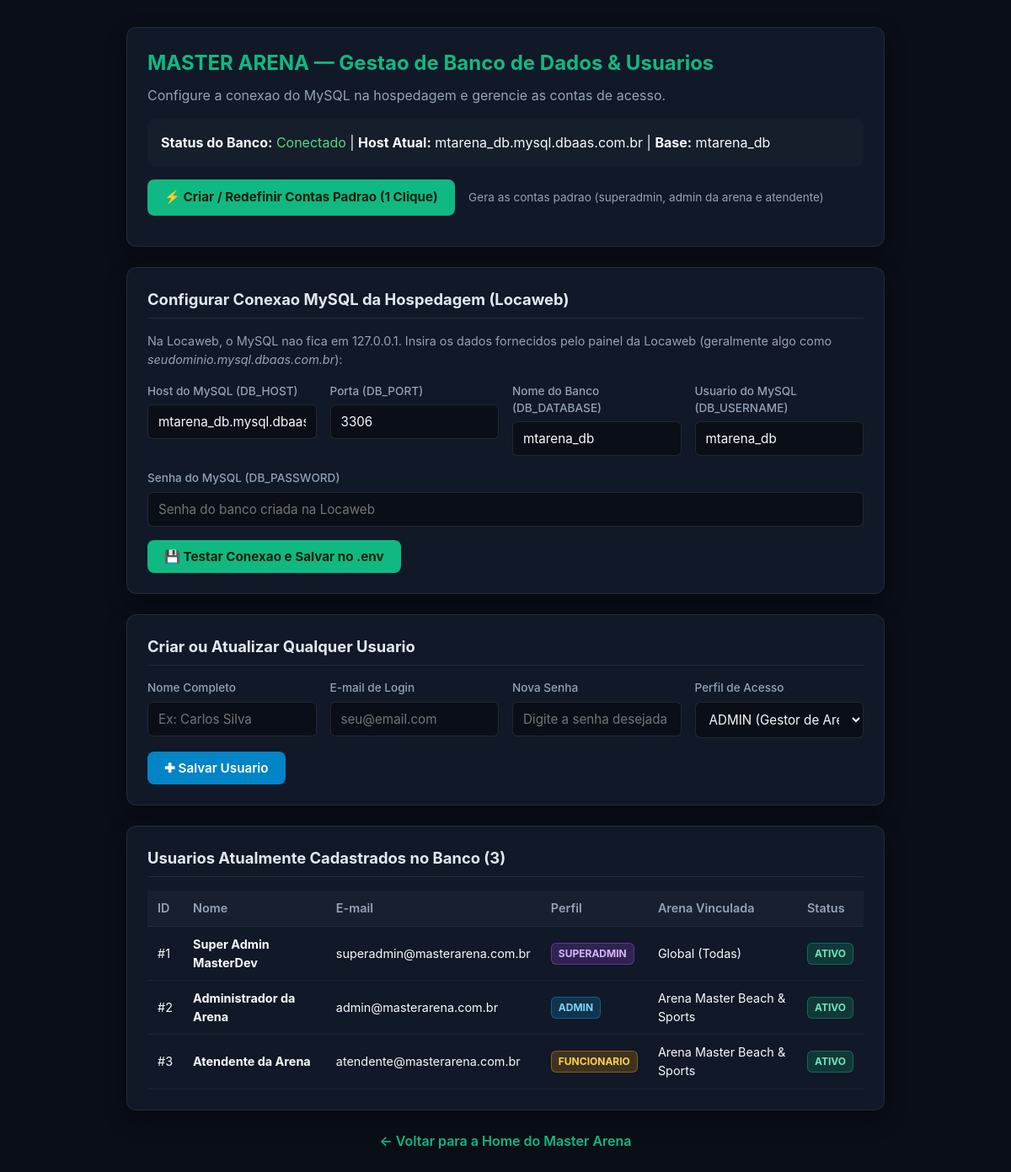
/create_users.php, run on the app's committed database.
### tables this page shows
CREATE TABLE `usuarios` (
  `id` bigint(20) unsigned NOT NULL AUTO_INCREMENT,
  `arena_id` bigint(20) unsigned DEFAULT NULL,
  `nome` varchar(150) NOT NULL,
  `email` varchar(150) NOT NULL,
  `senha_hash` varchar(255) NOT NULL,
  `telefone` varchar(25) DEFAULT NULL,
  `perfil` enum('SUPERADMIN','ADMIN','FUNCIONARIO') NOT NULL DEFAULT 'FUNCIONARIO',
  `status` enum('ATIVO','INATIVO','BLOQUEADO') NOT NULL DEFAULT 'ATIVO',
  `ultimo_login` datetime DEFAULT NULL,
  `created_at` timestamp NOT NULL DEFAULT current_timestamp(),
  `updated_at` timestamp NOT NULL DEFAULT current_timestamp() ON UPDATE current_timestamp(),
  PRIMARY KEY (`id`),
  UNIQUE KEY `email` (`email`),
  KEY `idx_usuarios_email` (`email`),
  KEY `idx_usuarios_arena_perfil` (`arena_id`,`perfil`),
  KEY `idx_usuarios_status` (`status`),
  CONSTRAINT `fk_usuarios_arena` FOREIGN KEY (`arena_id`) REFERENCES `arenas` (`id`) ON DELETE CASCADE
);

CREATE TABLE `arenas` (
  `id` bigint(20) unsigned NOT NULL AUTO_INCREMENT,
  `slug` varchar(100) NOT NULL,
  `nome_arena` varchar(150) NOT NULL,
  `nome_fantasia` varchar(150) DEFAULT NULL,
  `cnpj` varchar(20) DEFAULT NULL,
  `telefone` varchar(25) DEFAULT NULL,
  `whatsapp` varchar(25) NOT NULL,
  `email` varchar(150) DEFAULT NULL,
  `endereco` varchar(255) DEFAULT NULL,
  `numero` varchar(20) DEFAULT NULL,
  `bairro` varchar(100) DEFAULT NULL,
  `cidade` varchar(100) DEFAULT NULL,
  `estado` varchar(2) DEFAULT NULL,
  `cep` varchar(15) DEFAULT NULL,
  `logo` varchar(255) DEFAULT NULL,
  `instagram` varchar(150) DEFAULT NULL,
  `facebook` varchar(150) DEFAULT NULL,
  `site` varchar(255) DEFAULT NULL,
  `google_maps_url` text DEFAULT NULL,
  `descricao` text DEFAULT NULL,
  `status` enum('ATIVO','BLOQUEADO','INATIVO') NOT NULL DEFAULT 'ATIVO',
  `created_at` timestamp NOT NULL DEFAULT current_timestamp(),
  `updated_at` timestamp NOT NULL DEFAULT current_timestamp() ON UPDATE current_timestamp(),
  PRIMARY KEY (`id`),
  UNIQUE KEY `slug` (`slug`),
  KEY `idx_arenas_slug` (`slug`),
  KEY `idx_arenas_status` (`status`)
);

### public/create_users.php (called while the page is built)
<?php
require_once __DIR__ . '/../database/create_users.php';

### database/create_users.php (the view, shortened to what this page needs)
<?php
$error = null;
$dbConnected = false;
$pdo = null;
try {
    $pdo = Connection::getInstance();
    $dbConnected = true;
} catch (Throwable $e) {
    if (!$error) {
        $error = "Falha ao conectar no banco de dados: " . $e->getMessage();
    }
}
$usersList = [];
$tablesExist = false;
if ($dbConnected) {
    try {
        $tables = $pdo->query("SHOW TABLES LIKE 'usuarios'")->fetchAll();
        $tablesExist = count($tables) > 0;
        if ($tablesExist) {
            $stmt = $pdo->query("SELECT u.id, u.nome, u.email, u.senha_hash, u.perfil, u.status, u.arena_id, a.nome_arena
                FROM `usuarios` u
                LEFT JOIN `arenas` a ON u.arena_id = a.id
                ORDER BY u.id ASC");
            $usersList = $stmt->fetchAll() ?: [];
        }
    } catch (Throwable $e) {
    }
}
$curHost = getenv('DB_HOST') ?: '127.0.0.1';
$curPort = getenv('DB_PORT') ?: '3306';
$curDb   = getenv('DB_DATABASE') ?: 'masterarena';
$curUser = getenv('DB_USERNAME') ?: 'root';
?>
<!DOCTYPE html>
<html lang="pt-BR">
<head>
</head>
<body>
    <div class="container">
        <div class="card">
            <h1>MASTER ARENA — Gestao de Banco de Dados & Usuarios</h1>
            <p style="color: #94a3b8; margin-bottom: 16px;">Configure a conexao do MySQL na hospedagem e gerencie as contas de acesso.</p>
            <div style="background: rgba(255,255,255,0.02); padding: 16px; border-radius: 8px; margin-bottom: 16px;">
                <p>
                    <strong>Status do Banco:</strong>
                    <?= $dbConnected ? '<span style="color:#4ade80;">Conectado</span>' : '<span style="color:#f87171;">Desconectado (Connection refused)</span>' ?>
                    | <strong>Host Atual:</strong> <code><?= htmlspecialchars($curHost) ?></code>
                    | <strong>Base:</strong> <code><?= htmlspecialchars($curDb) ?></code>
                </p>
            </div>
            <?php if ($dbConnected && $tablesExist): ?>
                <div style="margin-bottom: 12px;">
                    <a href="?action=seed_defaults" class="btn btn-green">
                        &#9889; Criar / Redefinir Contas Padrao (1 Clique)
                    </a>
                    <span style="font-size: 0.85rem; color: #94a3b8; margin-left: 12px;">
                        Gera as contas padrao (superadmin, admin da arena e atendente)
                    </span>
                </div>
            <?php endif; ?>
        </div>
        <div class="card">
            <h2>Configurar Conexao MySQL da Hospedagem (Locaweb)</h2>
            <p style="color: #94a3b8; font-size: 0.9rem; margin-bottom: 16px;">
                Na Locaweb, o MySQL nao fica em 127.0.0.1. Insira os dados fornecidos pelo painel da Locaweb (geralmente algo como <em>seudominio.mysql.dbaas.com.br</em>):
            </p>
            <form method="POST">
                <div class="form-grid">
                    <div class="form-group">
                        <label>Host do MySQL (DB_HOST)</label>
                        <input type="text" name="db_host" value="<?= htmlspecialchars($curHost) ?>" placeholder="Ex: masterarena.mysql.dbaas.com.br" required>
                    </div>
                    <div class="form-group">
                        <label>Porta (DB_PORT)</label>
                        <input type="text" name="db_port" value="<?= htmlspecialchars($curPort) ?>" placeholder="3306" required>
                    </div>
                    <div class="form-group">
                        <label>Nome do Banco (DB_DATABASE)</label>
                        <input type="text" name="db_database" value="<?= htmlspecialchars($curDb) ?>" placeholder="Ex: masterarenaespor2" required>
                    </div>
                    <div class="form-group">
                        <label>Usuario do MySQL (DB_USERNAME)</label>
                        <input type="text" name="db_username" value="<?= htmlspecialchars($curUser) ?>" placeholder="Ex: masterarenaespor2" required>
                    </div>
                    <div class="form-group" style="grid-column: 1 / -1;">
                        <label>Senha do MySQL (DB_PASSWORD)</label>
                        <input type="password" name="db_password" placeholder="Senha do banco criada na Locaweb" required>
                    </div>
                </div>
                <button type="submit" name="btn_save_db_config" class="btn btn-green">&#128190; Testar Conexao e Salvar no .env</button>
            </form>
        </div>
        <?php if ($dbConnected && $tablesExist): ?>
            <div class="card">
                <h2>Criar ou Atualizar Qualquer Usuario</h2>
                <form method="POST">
                    <div class="form-grid">
                        <div class="form-group">
                            <label>Nome Completo</label>
                            <input type="text" name="nome" placeholder="Ex: Carlos Silva" required>
                        </div>
                        <div class="form-group">
                            <label>E-mail de Login</label>
                            <input type="email" name="email" placeholder="seu@email.com" required>
                        </div>
                        <div class="form-group">
                            <label>Nova Senha</label>
                            <input type="text" name="senha" placeholder="Digite a senha desejada" required>
                        </div>
                        <div class="form-group">
                            <label>Perfil de Acesso</label>
                            <select name="perfil">
                                <option value="ADMIN">ADMIN (Gestor de Arena)</option>
                            </select>
                        </div>
                    </div>
                    <button type="submit" name="btn_create_user" class="btn btn-blue">&#10010; Salvar Usuario</button>
                </form>
            </div>
            <div class="card">
                <h2>Usuarios Atualmente Cadastrados no Banco (<?= count($usersList) ?>)</h2>
                <?php if (empty($usersList)): ?>
                    <p style="color: #f87171; padding: 12px 0;">Nenhum usuario encontrado no banco. Clique no botao verde acima para gerar as contas padrao.</p>
                <?php else: ?>
                    <table>
                        <thead>
                            <tr>
                                <th>ID</th>
                                <th>Nome</th>
                                <th>E-mail</th>
                                <th>Perfil</th>
                                <th>Arena Vinculada</th>
                                <th>Status</th>
                            </tr>
                        </thead>
                        <tbody>
                            <?php foreach ($usersList as $u): ?>
                                <tr>
                                    <td>#<?= (int)$u['id'] ?></td>
                                    <td><strong><?= htmlspecialchars($u['nome']) ?></strong></td>
                                    <td><?= htmlspecialchars($u['email']) ?></td>
                                    <td>
                                        <?php if ($u['perfil'] === 'SUPERADMIN'): ?>
                                            <span class="badge badge-super">SUPERADMIN</span>
                                        <?php elseif ($u['perfil'] === 'ADMIN'): ?>
                                            <span class="badge badge-admin">ADMIN</span>
                                        <?php else: ?>
                                            <span class="badge badge-staff">FUNCIONARIO</span>
                                        <?php endif; ?>
                                    </td>
                                    <td><?= htmlspecialchars($u['nome_arena'] ?? ($u['arena_id'] ? "Arena #{$u['arena_id']}" : 'Global (Todas)')) ?></td>
                                    <td><span class="badge badge-active"><?= htmlspecialchars($u['status']) ?></span></td>
                                </tr>
                            <?php endforeach; ?>
                        </tbody>
                    </table>
                <?php endif; ?>
            </div>
        <?php endif; ?>
        <div style="text-align: center; margin-top: 20px;">
            <a href="/" style="color: #10b981; text-decoration: none; font-weight: 600;">&larr; Voltar para a Home do Master Arena</a>
        </div>
    </div>
</body>
</html>

### database/create_users.php (style rules this page uses)
* { box-sizing: border-box; margin: 0; padding: 0; font-family: -apple-system, BlinkMacSystemFont, "Segoe UI", Roboto, sans-serif; }
body { background: #0a0e17; color: #f8fafc; padding: 2rem 1rem; line-height: 1.5; }
.container { max-width: 900px; margin: 0 auto; }
.card { background: #111827; border: 1px solid rgba(255,255,255,0.08); border-radius: 12px; padding: 24px; margin-bottom: 24px; box-shadow: 0 10px 25px rgba(0,0,0,0.4); }
h1 { font-size: 1.5rem; color: #10b981; margin-bottom: 8px; }
h2 { font-size: 1.15rem; color: #e2e8f0; margin-bottom: 16px; border-bottom: 1px solid rgba(255,255,255,0.08); padding-bottom: 8px; }
.btn { display: inline-block; padding: 10px 20px; font-size: 0.95rem; font-weight: 600; border-radius: 8px; cursor: pointer; text-decoration: none; border: none; transition: 0.2s; }
.btn-green { background: #10b981; color: #041f13; font-weight: 700; }
.btn-blue { background: #0284c7; color: #fff; }
table { width: 100%; border-collapse: collapse; margin-top: 12px; font-size: 0.9rem; }
th, td { padding: 10px 12px; text-align: left; border-bottom: 1px solid rgba(255,255,255,0.06); }
th { background: rgba(255,255,255,0.03); color: #94a3b8; font-weight: 600; }
.badge { display: inline-block; padding: 3px 8px; border-radius: 6px; font-size: 0.75rem; font-weight: 700; }
.badge-super { background: rgba(168, 85, 247, 0.2); color: #d8b4fe; border: 1px solid rgba(168, 85, 247, 0.4); }
.badge-admin { background: rgba(14, 165, 233, 0.2); color: #7dd3fc; border: 1px solid rgba(14, 165, 233, 0.4); }
.badge-staff { background: rgba(245, 158, 11, 0.2); color: #fcd34d; border: 1px solid rgba(245, 158, 11, 0.4); }
.badge-active { background: rgba(16, 185, 129, 0.2); color: #6ee7b7; border: 1px solid rgba(16, 185, 129, 0.4); }
.form-grid { display: grid; grid-template-columns: repeat(auto-fit, minmax(200px, 1fr)); gap: 16px; margin-bottom: 16px; }
.form-group { display: flex; flex-direction: column; gap: 6px; }
label { font-size: 0.85rem; color: #94a3b8; font-weight: 500; }
input, select { background: #0a0e17; border: 1px solid rgba(255,255,255,0.1); padding: 10px 12px; border-radius: 6px; color: #f8fafc; font-size: 0.95rem; }

### data on the page
usuarios: id "1", nome "Super Admin MasterDev", email "superadmin@masterarena.com.br", perfil "SUPERADMIN", nome_arena "Global (Todas)", status "ATIVO"
usuarios: id "2", nome "Administrador da Arena", email "admin@masterarena.com.br", perfil "ADMIN", arena.nome_arena "Arena Master Beach & Sports", status "ATIVO"
usuarios: id "3", nome "Atendente da Arena", email "atendente@masterarena.com.br", perfil "FUNCIONARIO", arena.nome_arena "Arena Master Beach & Sports", status "ATIVO"

### other printed values
$curHost "mtarena_db.mysql.dbaas.com.br"
$curDb "mtarena_db"
count($usersList) "3"
